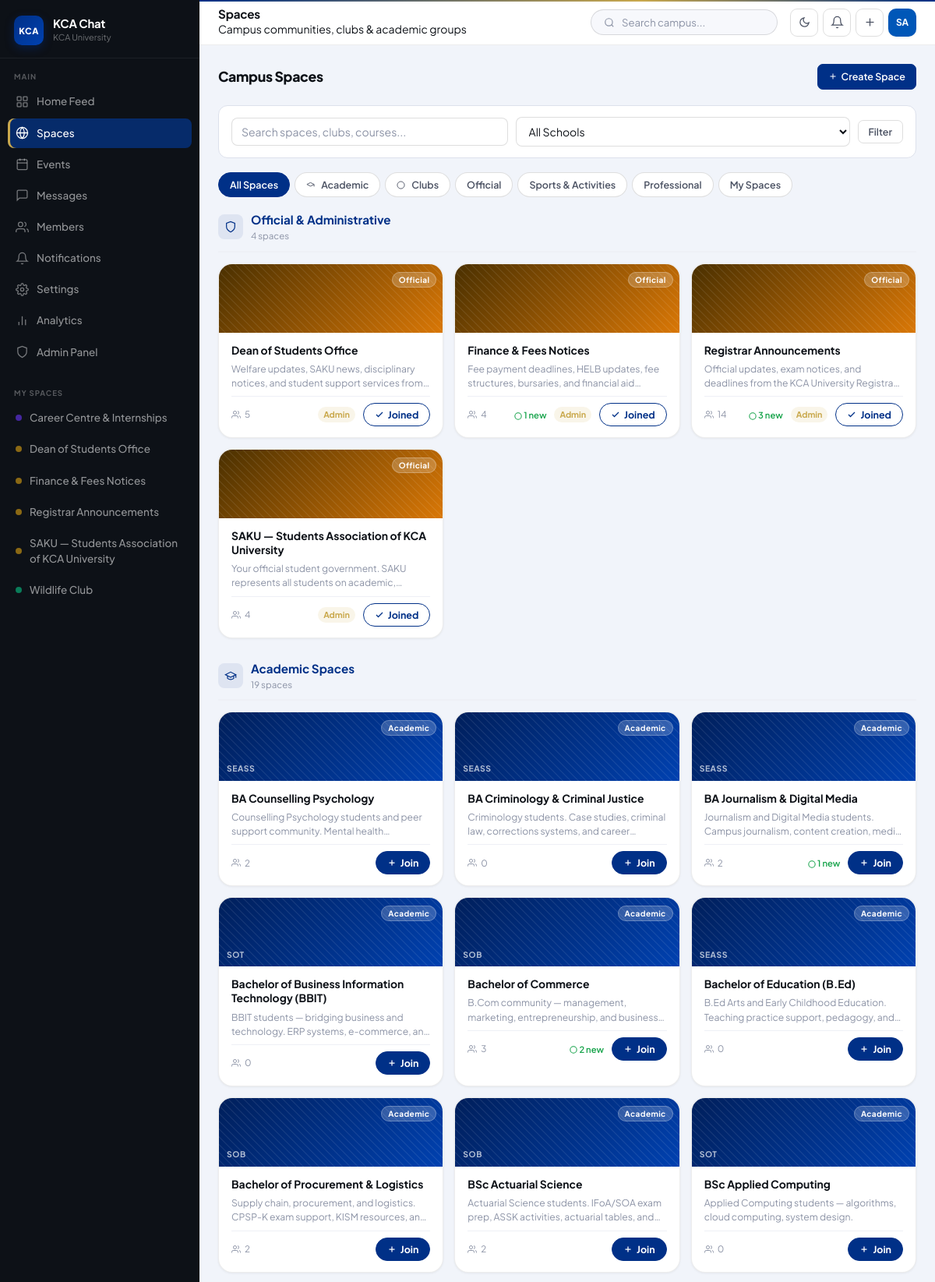
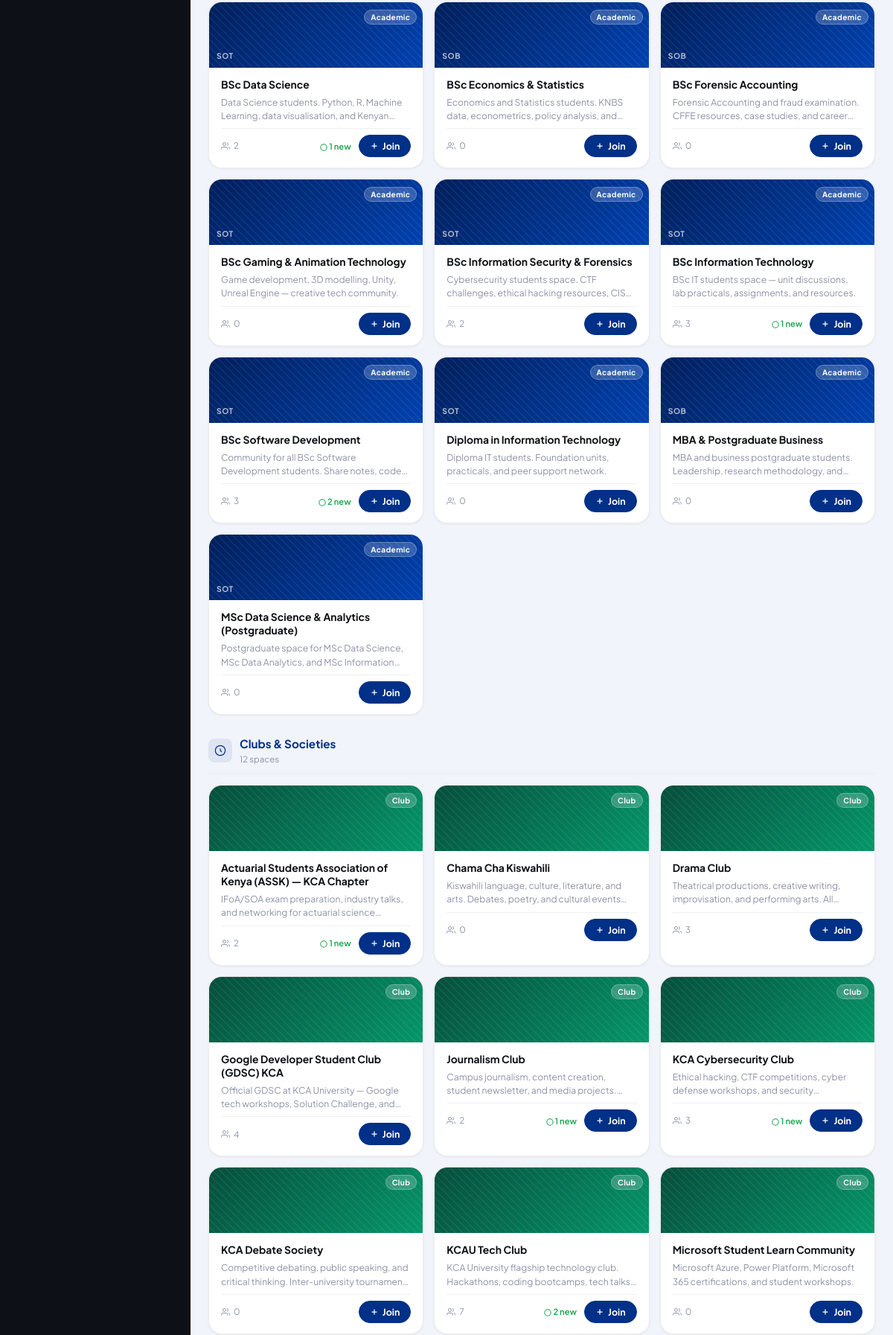
/pages/spaces.php (signed in, upper part), run on the app's committed database (2 pictures, top to bottom).
### tables this page shows
CREATE TABLE spaces (
    id          INT AUTO_INCREMENT PRIMARY KEY,
    name        VARCHAR(120) NOT NULL,
    slug        VARCHAR(120) UNIQUE NOT NULL,
    description TEXT,
    type        ENUM('academic','club','administrative','co-curricular','professional') DEFAULT 'academic',
    school      VARCHAR(160) DEFAULT NULL,
    banner      VARCHAR(255) DEFAULT NULL,
    created_by  INT NOT NULL,
    is_private  TINYINT(1) DEFAULT 0,
    is_active   TINYINT(1) DEFAULT 1,
    created_at  DATETIME DEFAULT CURRENT_TIMESTAMP,
    FOREIGN KEY (created_by) REFERENCES users(id) ON DELETE CASCADE
);

CREATE TABLE users (
    id            INT AUTO_INCREMENT PRIMARY KEY,
    student_id    VARCHAR(30) UNIQUE,
    full_name     VARCHAR(120) NOT NULL,
    email         VARCHAR(160) UNIQUE,
    password_hash VARCHAR(255) NOT NULL,
    role          ENUM('student','staff','admin') DEFAULT 'student',
    school        VARCHAR(160) DEFAULT NULL,
    department    VARCHAR(200) DEFAULT NULL,
    course        VARCHAR(200) DEFAULT NULL,
    year_of_study TINYINT DEFAULT 1,
    study_mode    ENUM('day','evening','weekend','distance','online') DEFAULT 'day',
    bio           TEXT,
    avatar        VARCHAR(255) DEFAULT NULL,
    is_active     TINYINT(1) DEFAULT 1,
    is_online     TINYINT(1) DEFAULT 0,
    last_seen     DATETIME DEFAULT NULL,
    created_at    DATETIME DEFAULT CURRENT_TIMESTAMP,
    updated_at    DATETIME DEFAULT CURRENT_TIMESTAMP ON UPDATE CURRENT_TIMESTAMP
);

### includes/space_card.php (the view)
<?php
$typeColors = [
    'academic'       => ['bg'=>'rgba(0,48,135,.08)',      'text'=>'#003087', 'badge'=>'Academic'],
    'club'           => ['bg'=>'rgba(10,124,89,.08)',      'text'=>'#0A7C59', 'badge'=>'Club'],
    'administrative' => ['bg'=>'rgba(139,105,20,.08)',    'text'=>'#8B6914', 'badge'=>'Official'],
    'co-curricular'  => ['bg'=>'rgba(69,39,160,.08)',     'text'=>'#4527A0', 'badge'=>'Activity'],
    'professional'   => ['bg'=>'rgba(196,43,43,.08)',     'text'=>'#C42B2B', 'badge'=>'Professional'],
];
$tc = $typeColors[$sp['type']] ?? $typeColors['academic'];
$memberRole = null;
if ($sp['is_member']) {
    $mr = DB::row("SELECT role FROM space_members WHERE space_id=? AND user_id=?", [$sp['id'], $user['id']]);
    $memberRole = $mr['role'] ?? 'member';
}
?>
<div class="card space-card" id="space-<?= $sp['id'] ?>">
  <div class="space-banner type-<?= $sp['type'] ?>" style="position:relative;overflow:hidden">
    <div class="space-banner-pattern"></div>
    <?php if ($sp['school']): ?>
    <div style="position:absolute;bottom:8px;left:10px;font-size:.65rem;font-weight:700;color:rgba(255,255,255,.7);letter-spacing:.05em;text-transform:uppercase">
      <?php
      $schoolShorts = ['School of Technology'=>'SoT','School of Business'=>'SoB','School of Education, Arts & Social Sciences'=>'SEASS'];
      echo $schoolShorts[$sp['school']] ?? $sp['school'];
      ?>
    </div>
    <?php endif; ?>
    <div style="position:absolute;top:8px;right:8px">
      <span style="background:rgba(255,255,255,.2);backdrop-filter:blur(4px);border-radius:99px;padding:3px 8px;font-size:.63rem;font-weight:700;color:var(--white);letter-spacing:.04em;border:1px solid rgba(255,255,255,.25)">
        <?= $tc['badge'] ?>
      </span>
    </div>
  </div>
  <div class="space-card-body">
    <a href="<?= SITE_URL ?>/pages/space_view.php?id=<?= $sp['id'] ?>" style="text-decoration:none;color:inherit">
      <div class="space-card-name"><?= sanitize($sp['name']) ?></div>
    </a>
    <div class="space-card-desc" style="-webkit-line-clamp:2"><?= sanitize($sp['description']) ?></div>
    <div style="display:flex;align-items:center;gap:10px;margin-top:8px;padding-top:8px;border-top:1px solid var(--gray-100)">
      <span class="space-members" style="flex:1">
        <svg width="12" height="12" viewBox="0 0 24 24" fill="none" stroke="currentColor" stroke-width="2" style="vertical-align:middle"><path d="M17 21v-2a4 4 0 0 0-4-4H5a4 4 0 0 0-4 4v2"/><circle cx="9" cy="7" r="4"/><path d="M23 21v-2a4 4 0 0 0-3-3.87"/><path d="M16 3.13a4 4 0 0 1 0 7.75"/></svg>
        <span id="member-count-<?= $sp['id'] ?>"><?= $sp['member_count'] ?></span>
      </span>
      <?php if ($sp['recent_posts'] > 0): ?>
      <span style="font-size:.7rem;color:var(--success);font-weight:600">
        <svg width="10" height="10" viewBox="0 0 24 24" fill="none" stroke="currentColor" stroke-width="2.5" style="vertical-align:middle"><circle cx="12" cy="12" r="10"/></svg>
        <?= $sp['recent_posts'] ?> new
      </span>
      <?php endif; ?>
      <?php if ($sp['is_member'] && $memberRole === 'admin'): ?>
      <span style="font-size:.67rem;font-weight:700;color:var(--kca-gold);background:rgba(201,168,76,.12);padding:2px 7px;border-radius:99px">Admin</span>
      <?php elseif ($sp['is_member'] && $memberRole === 'moderator'): ?>
      <span style="font-size:.67rem;font-weight:700;color:var(--info);background:rgba(0,84,166,.1);padding:2px 7px;border-radius:99px">Mod</span>
      <?php endif; ?>
      <button class="join-btn <?= $sp['is_member'] ? 'joined' : '' ?>"
              id="join-btn-<?= $sp['id'] ?>"
              onclick="toggleSpace(<?= $sp['id'] ?>, this)">
        <?php if ($sp['is_member']): ?>
        <svg viewBox="0 0 24 24" fill="none" stroke="currentColor" stroke-width="2.5" width="12" height="12"><polyline points="20,6 9,17 4,12"/></svg>
        Joined
        <?php else: ?>
        <svg viewBox="0 0 24 24" fill="none" stroke="currentColor" stroke-width="2.5" width="12" height="12"><line x1="12" y1="5" x2="12" y2="19"/><line x1="5" y1="12" x2="19" y2="12"/></svg>
        Join
        <?php endif; ?>
      </button>
    </div>
  </div>
</div>

### includes/header.php (shortened to what the rows shown need)
<?php
require_once __DIR__ . '/../config/auth.php';
$user = requireLogin();
$initials   = avatarInitials($user['full_name']);
$avatarBg   = avatarColor($user['id']);
$mySpaces = DB::rows(
    "SELECT s.id, s.name, s.type FROM spaces s
     JOIN space_members sm ON sm.space_id = s.id
     WHERE sm.user_id = ? AND s.is_active = 1 ORDER BY s.name LIMIT 8",
    [$user['id']]
);
$spaceTypeColors = [
    'academic'       => '#003087',
    'club'           => '#0A7C59',
    'social'         => '#0A7C59',
    'administrative' => '#8B6914',
    'co-curricular'  => '#4527A0',
    'professional'   => '#C42B2B',
];
?>
<!DOCTYPE html>
<html lang="en">
<head>
  <link rel="stylesheet" href="<?= SITE_URL ?>/assets/css/main.css">
</head>
<body>
<aside class="sidebar" id="sidebar">
  <nav class="sidebar-nav">
    <?php if (!empty($mySpaces)): ?>
    <?php foreach ($mySpaces as $sp):
      $spColor = $spaceTypeColors[$sp['type']] ?? '#003087'; ?>
    <a href="<?= SITE_URL ?>/pages/space_view.php?id=<?= $sp['id'] ?>" class="nav-link space-link <?= ($activeNav==='space-'.$sp['id'])?'active':'' ?>">
      <span class="sidebar-space-dot" style="background:<?= $spColor ?>"></span>
      <span class="link-text"><?= sanitize($sp['name']) ?></span>
    </a>
    <?php endforeach; ?>
    <?php endif; ?>
  </nav>
</aside>
<header class="topbar">
  <div class="topbar-title">
    <h1><?= sanitize($pageTitle ?? 'KCA Chat') ?></h1>
  </div>
  <div class="topbar-actions">
    <button class="theme-toggle" id="theme-toggle-btn" onclick="toggleTheme()" title="Toggle dark/light mode">
      <svg id="theme-icon-moon" viewBox="0 0 24 24" fill="none" stroke="currentColor" stroke-width="2"><path d="M21 12.79A9 9 0 1 1 11.21 3 7 7 0 0 0 21 12.79z"/></svg>
    </button>
    <button class="icon-btn" data-toggle-notif onclick="toggleNotifPanel()" title="Notifications">
      <svg viewBox="0 0 24 24" fill="none" stroke="currentColor" stroke-width="1.8"><path d="M18 8A6 6 0 0 0 6 8c0 7-3 9-3 9h18s-3-2-3-9"/><path d="M13.73 21a2 2 0 0 1-3.46 0"/></svg>
    </button>
    <a href="<?= SITE_URL ?>/pages/post_create.php" class="icon-btn" title="Create post">
      <svg viewBox="0 0 24 24" fill="none" stroke="currentColor" stroke-width="1.8"><line x1="12" y1="5" x2="12" y2="19"/><line x1="5" y1="12" x2="19" y2="12"/></svg>
    </a>
    <a href="<?= SITE_URL ?>/pages/profile.php" class="avatar-btn" style="background:<?= $avatarBg ?>">
      <?php if ($user['avatar']): ?>
        <img src="<?= UPLOAD_URL . sanitize($user['avatar']) ?>" alt="" style="width:100%;height:100%;border-radius:50%;object-fit:cover;">
      <?php else: ?>
        <?= $initials ?>
      <?php endif; ?>
    </a>
  </div>
</header>
<div class="app-body">

### pages/spaces.php (shortened to what the rows shown need)
<?php
require_once __DIR__ . '/../config/auth.php';
$pageTitle    = 'Spaces';
$activeNav    = 'spaces';
require_once __DIR__ . '/../includes/header.php';
$typeFilter   = $_GET['type']   ?? 'all';
$myOnly       = isset($_GET['joined']);
$search       = trim($_GET['q'] ?? '');
$params = [$user['id']];
$where  = "s.is_active=1";
$spaces = DB::rows(
    "SELECT s.*,
            (SELECT COUNT(*) FROM space_members sm2 WHERE sm2.space_id=s.id) as member_count,
            (SELECT COUNT(*) FROM space_members sm3 WHERE sm3.space_id=s.id AND sm3.user_id=?) as is_member,
            (SELECT COUNT(*) FROM posts p WHERE p.space_id=s.id AND p.created_at > DATE_SUB(NOW(),INTERVAL 7 DAY)) as recent_posts
     FROM spaces s WHERE $where ORDER BY s.type ASC, s.name ASC",
    $params
);
$grouped = [];
foreach ($spaces as $sp) {
    $grouped[$sp['type']][] = $sp;
}
$typeLabels = [
    'administrative' => ['label' => 'Official & Administrative', 'icon' => '<path d="M12 22s8-4 8-10V5l-8-3-8 3v7c0 6 8 10 8 10z"/>'],
    'academic'       => ['label' => 'Academic Spaces',           'icon' => '<path d="M22 10v6M2 10l10-5 10 5-10 5z"/><path d="M6 12v5c3 3 9 3 12 0v-5"/>'],
    'club'           => ['label' => 'Clubs & Societies',          'icon' => '<circle cx="12" cy="12" r="10"/><path d="M12 8v4l3 3"/>'],
    'co-curricular'  => ['label' => 'Co-curricular & Sports',    'icon' => '<path d="M6 2L3 6v14a2 2 0 0 0 2 2h14a2 2 0 0 0 2-2V6l-3-4z"/>'],
    'professional'   => ['label' => 'Professional Studies',       'icon' => '<rect x="2" y="7" width="20" height="14" rx="2"/><path d="M16 21V5a2 2 0 0 0-2-2h-4a2 2 0 0 0-2 2v16"/>'],
];
?>
<div class="page-header">
  <h2>Campus Spaces</h2>
</div>
<?php if (empty($spaces)): ?>
<div class="card">
  <div class="empty-state">
    <svg viewBox="0 0 24 24" fill="none" stroke="currentColor" stroke-width="1.5"><circle cx="12" cy="12" r="10"/><path d="M8 12h8M12 8v8"/></svg>
    <p>No spaces found<?= $search ? " for \"$search\"" : '' ?>.</p>
    <?php if ($myOnly): ?>
    <a href="?" class="btn btn-outline btn-sm" style="margin-top:12px">Browse all spaces</a>
    <?php endif; ?>
  </div>
</div>
<?php else: ?>
<?php if ($typeFilter !== 'all' || $myOnly || $search): ?>
<div class="spaces-grid">
  <?php foreach ($spaces as $sp): ?>
  <?php include __DIR__ . '/../includes/space_card.php'; ?>
  <?php endforeach; ?>
</div>
<?php else: ?>
<?php foreach ($typeLabels as $type => $tlabel): ?>
  <div style="margin-bottom:28px">
    <div style="display:flex;align-items:center;gap:10px;margin-bottom:14px;padding-bottom:10px;border-bottom:2px solid var(--gray-100)">
      <div style="width:32px;height:32px;border-radius:8px;background:rgba(0,48,135,.08);display:flex;align-items:center;justify-content:center;flex-shrink:0">
        <svg viewBox="0 0 24 24" fill="none" stroke="var(--kca-navy)" stroke-width="1.8" width="16" height="16"><?= $tlabel['icon'] ?></svg>
      </div>
      <div>
        <div style="font-family:var(--font-serif);font-weight:700;font-size:.95rem;color:var(--kca-navy)"><?= $tlabel['label'] ?></div>
        <div style="font-size:.72rem;color:var(--gray-400)"><?= count($grouped[$type]) ?> space<?= count($grouped[$type])!==1?'s':'' ?></div>
      </div>
    </div>
    <div class="spaces-grid">
      <?php foreach ($grouped[$type] as $sp): ?>
      <?php include __DIR__ . '/../includes/space_card.php'; ?>
      <?php endforeach; ?>
    </div>
  </div>
<?php endforeach; ?>
<?php endif; ?>
<?php endif; ?>
<?php require_once __DIR__ . '/../includes/footer.php'; ?>

### data on the page
spaces: name "Career Centre & Internships"
spaces: name "Dean of Students Office", type "Official", description "Welfare updates, SAKU news, disciplinary notices, and student support services…", member_count "5", shows "Admin", shows "Joined"
spaces: name "Finance & Fees Notices", type "Official", description "Fee payment deadlines, HELB updates, fee structures, bursaries, and financial…", member_count "4", recent_posts "1", shows "Admin", shows "Joined"
spaces: name "Registrar Announcements", type "Official", description "Official updates, exam notices, and deadlines from the KCA University…", member_count "14", recent_posts "3", shows "Admin", shows "Joined"
spaces: name "SAKU — Students Association of KCA University", type "Official", description "Your official student government. SAKU represents all students on…", member_count "4", shows "Admin", shows "Joined"
spaces: name "Wildlife Club"
users: full_name "SA"
spaces: school "SEASS", type "Academic", name "BA Counselling Psychology", description "Counselling Psychology students and peer support community. Mental…", member_count "2", shows "Join"
spaces: school "SEASS", type "Academic", name "BA Criminology & Criminal Justice", description "Criminology students. Case studies, criminal law, corrections systems, and…", member_count "0", shows "Join"
spaces: school "SEASS", type "Academic", name "BA Journalism & Digital Media", description "Journalism and Digital Media students. Campus journalism, content creation,…", member_count "2", recent_posts "1", shows "Join"
spaces: school "SOT", type "Academic", name "Bachelor of Business Information Technology (BBIT)", description "BBIT students — bridging business and technology. ERP systems, e-commerce,…", member_count "0", shows "Join"
spaces: school "SOB", type "Academic", name "Bachelor of Commerce", description "B.Com community — management, marketing, entrepreneurship, and…", member_count "3", recent_posts "2", shows "Join"
spaces: school "SEASS", type "Academic", name "Bachelor of Education (B.Ed)", description "B.Ed Arts and Early Childhood Education. Teaching practice support, pedagogy,…", member_count "0", shows "Join"
spaces: school "SOB", type "Academic", name "Bachelor of Procurement & Logistics", description "Supply chain, procurement, and logistics. CPSP-K exam support, KISM resources,…", member_count "2", shows "Join"
spaces: school "SOB", type "Academic", name "BSc Actuarial Science", description "Actuarial Science students. IFoA/SOA exam prep, ASSK activities, actuarial tables,…", member_count "2", shows "Join"
spaces: school "SOT", type "Academic", name "BSc Applied Computing", description "Applied Computing students — algorithms, cloud computing, system design.", member_count "0", shows "Join"
spaces: school "SOT", type "Academic", name "BSc Data Science", description "Data Science students. Python, R, Machine Learning, data visualisation, and…", member_count "2", recent_posts "1", shows "Join"
spaces: school "SOB", type "Academic", name "BSc Economics & Statistics", description "Economics and Statistics students. KNBS data, econometrics, policy analysis,…", member_count "0", shows "Join"
spaces: school "SOB", type "Academic", name "BSc Forensic Accounting", description "Forensic Accounting and fraud examination. CFFE resources, case studies, and…", member_count "0", shows "Join"
spaces: school "SOT", type "Academic", name "BSc Gaming & Animation Technology", description "Game development, 3D modelling, Unity, Unreal Engine — creative tech community.", member_count "0", shows "Join"
spaces: school "SOT", type "Academic", name "BSc Information Security & Forensics", description "Cybersecurity students space. CTF challenges, ethical hacking resources,…", member_count "2", shows "Join"
spaces: school "SOT", type "Academic", name "BSc Information Technology", description "BSc IT students space — unit discussions, lab practicals, assignments, and resources.", member_count "3", recent_posts "1", shows "Join"
spaces: school "SOT", type "Academic", name "BSc Software Development", description "Community for all BSc Software Development students. Share notes,…", member_count "3", recent_posts "2", shows "Join"
spaces: school "SOT", type "Academic", name "Diploma in Information Technology", description "Diploma IT students. Foundation units, practicals, and peer support network.", member_count "0", shows "Join"
spaces: school "SOB", type "Academic", name "MBA & Postgraduate Business", description "MBA and business postgraduate students. Leadership, research methodology,…", member_count "0", shows "Join"
spaces: school "SOT", type "Academic", name "MSc Data Science & Analytics (Postgraduate)", description "Postgraduate space for MSc Data Science, MSc Data Analytics, and MSc…", member_count "0", shows "Join"
spaces: type "Club", name "Actuarial Students Association of Kenya (ASSK) — KCA Chapter", description "IFoA/SOA exam preparation, industry talks, and networking for actuarial…", member_count "2", recent_posts "1", shows "Join"
spaces: type "Club", name "Chama Cha Kiswahili", description "Kiswahili language, culture, literature, and arts. Debates, poetry, and cultural…", member_count "0", shows "Join"
spaces: type "Club", name "Drama Club", description "Theatrical productions, creative writing, improvisation, and performing arts.…", member_count "3", shows "Join"
spaces: type "Club", name "Google Developer Student Club (GDSC) KCA", description "Official GDSC at KCA University — Google tech workshops, Solution Challenge,…", member_count "4", shows "Join"
spaces: type "Club", name "Journalism Club", description "Campus journalism, content creation, student newsletter, and media…", member_count "2", recent_posts "1", shows "Join"
spaces: type "Club", name "KCA Cybersecurity Club", description "Ethical hacking, CTF competitions, cyber defense workshops, and…", member_count "3", recent_posts "1", shows "Join"
spaces: type "Club", name "KCA Debate Society", description "Competitive debating, public speaking, and critical thinking. Inter-university…", member_count "0", shows "Join"
spaces: type "Club", name "KCAU Tech Club", description "KCA University flagship technology club. Hackathons, coding bootcamps, tech…", member_count "7", recent_posts "2", shows "Join"
spaces: type "Club", name "Microsoft Student Learn Community", description "Microsoft Azure, Power Platform, Microsoft 365 certifications, and student workshops.", member_count "0", shows "Join"

### other printed values
$pageTitle "Spaces"
$pageSubtitle "Campus communities, clubs & academic groups"
$tlabel['label'] "Official & Administrative"
count($grouped[$type]) "4"
$tlabel['label'] "Academic Spaces"
count($grouped[$type]) "19"
$tlabel['label'] "Clubs & Societies"
count($grouped[$type]) "12"
